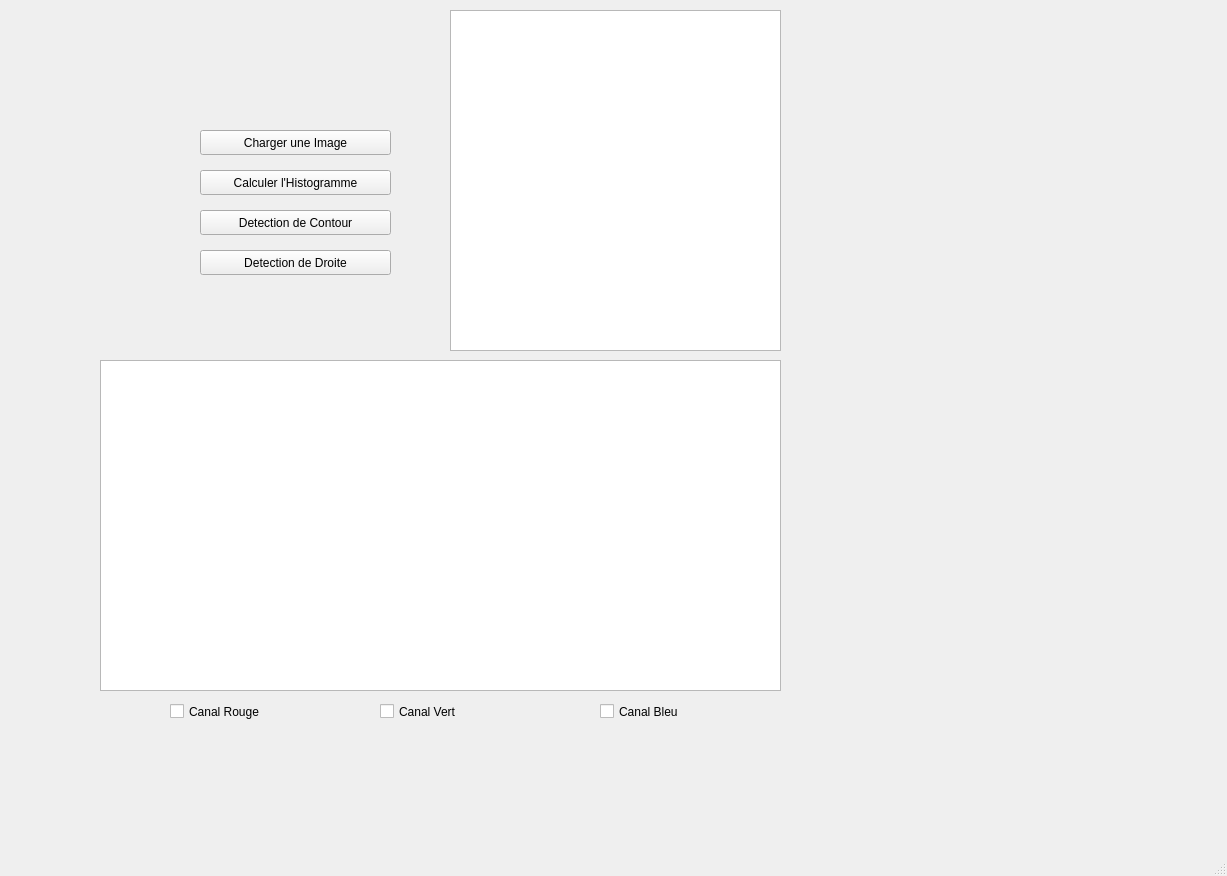
<?xml version="1.0" encoding="UTF-8"?>
<ui version="4.0">
 <class>MainWindow</class>
 <widget class="QMainWindow" name="MainWindow">
  <property name="geometry">
   <rect>
    <x>0</x>
    <y>0</y>
    <width>1227</width>
    <height>876</height>
   </rect>
  </property>
  <property name="windowTitle">
   <string>MainWindow</string>
  </property>
  <widget class="QWidget" name="centralwidget">
   <widget class="QPushButton" name="ChargerImage">
    <property name="geometry">
     <rect>
      <x>200</x>
      <y>130</y>
      <width>191</width>
      <height>25</height>
     </rect>
    </property>
    <property name="text">
     <string>Charger une Image</string>
    </property>
   </widget>
   <widget class="QGraphicsView" name="AfficherImage">
    <property name="geometry">
     <rect>
      <x>450</x>
      <y>10</y>
      <width>331</width>
      <height>341</height>
     </rect>
    </property>
   </widget>
   <widget class="QGraphicsView" name="AffichageResultat">
    <property name="geometry">
     <rect>
      <x>100</x>
      <y>360</y>
      <width>681</width>
      <height>331</height>
     </rect>
    </property>
   </widget>
   <widget class="QPushButton" name="CalculerHisto">
    <property name="geometry">
     <rect>
      <x>200</x>
      <y>170</y>
      <width>191</width>
      <height>25</height>
     </rect>
    </property>
    <property name="text">
     <string>Calculer l'Histogramme</string>
    </property>
   </widget>
   <widget class="QCheckBox" name="Canal_R">
    <property name="geometry">
     <rect>
      <x>170</x>
      <y>700</y>
      <width>161</width>
      <height>23</height>
     </rect>
    </property>
    <property name="text">
     <string>Canal Rouge</string>
    </property>
   </widget>
   <widget class="QCheckBox" name="Canal_V">
    <property name="geometry">
     <rect>
      <x>380</x>
      <y>700</y>
      <width>121</width>
      <height>23</height>
     </rect>
    </property>
    <property name="text">
     <string>Canal Vert</string>
    </property>
   </widget>
   <widget class="QCheckBox" name="Canal_B">
    <property name="geometry">
     <rect>
      <x>600</x>
      <y>700</y>
      <width>121</width>
      <height>23</height>
     </rect>
    </property>
    <property name="text">
     <string>Canal Bleu</string>
    </property>
   </widget>
   <widget class="QPushButton" name="DetectionContour">
    <property name="geometry">
     <rect>
      <x>200</x>
      <y>210</y>
      <width>191</width>
      <height>25</height>
     </rect>
    </property>
    <property name="text">
     <string>Detection de Contour</string>
    </property>
   </widget>
   <widget class="QPushButton" name="DetectionDroite">
    <property name="geometry">
     <rect>
      <x>200</x>
      <y>250</y>
      <width>191</width>
      <height>25</height>
     </rect>
    </property>
    <property name="text">
     <string>Detection de Droite</string>
    </property>
   </widget>
  </widget>
  <widget class="QMenuBar" name="menubar">
   <property name="geometry">
    <rect>
     <x>0</x>
     <y>0</y>
     <width>1227</width>
     <height>22</height>
    </rect>
   </property>
  </widget>
  <widget class="QStatusBar" name="statusbar"/>
 </widget>
 <resources/>
 <connections/>
</ui>
